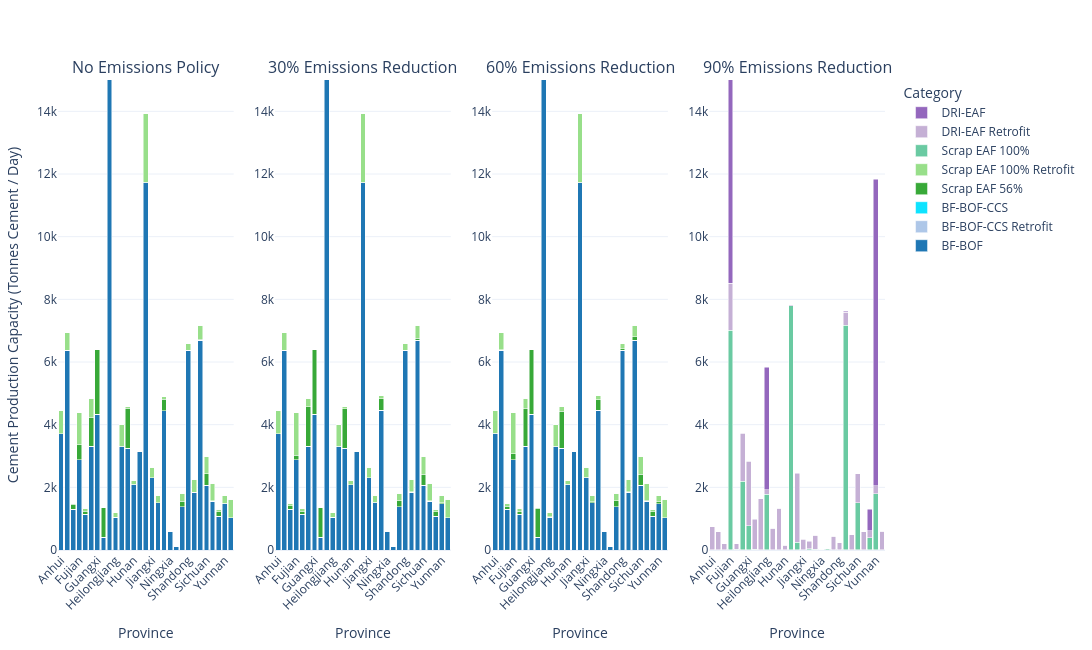

Notebook source saved alongside this figure:
### Code cell
plot_scenario_subplots(
    steel_df,
    scenario_map=scenario_map,
    name_map=tech_name_map,
    color_map=custom_color_map,
    ymax = 15000,
    xaxis_name='Province',
    yaxis_name='Cement Production Capacity (Tonnes Cement / Day)',
    width=2000
)

### Figure 1 — Plotly figure (JSON) as saved in the notebook; plotly's stock layout.template omitted (floating-point values rounded to 4 significant figures)
{"data": [{"hovertemplate": "Category=BF-BOF<br>Scenario=%{x}<br>Value=%{y}<extra></extra>", "legendgroup": "BF-BOF", "marker": {"color": "#1f77b4", "pattern": {"shape": ""}}, "name": "BF-BOF", "orientation": "v", "showlegend": true, "textposition": "auto", "type": "bar", "x": ["Anhui", "Beijing", "Chongqing", "Fujian", "Gansu", "Guangdong", "Guangxi", "Guizhou", "Hebei", "Heilongjiang", "Henan", "Hubei", "Hunan", "Innermongolia", "Jiangsu", "Jiangxi", "Jilin", "Liaoning", "Ningxia", "Qinghai", "Shaanxi", "Shandong", "Shanghai", "Shanxi", "Sichuan", "Tianjin", "Xinjiang", "Yunnan", "Zhejiang"], "xaxis": "x", "y": [3705.0, 6370.0, 1301.0, 2883.0, 1142.0, 3305.0, 4325.0, 400.0, 23970.0, 1045.0, 3302.0, 3251.0, 2078.0, 3135.0, 11730.0, 2300.0, 1506.0, 4438.0, 605.0, 103.0, 1381.0, 6370.0, 1849.0, 6700.0, 2072.0, 1558.0, 1071.0, 1478.0, 1027.0], "yaxis": "y"}, {"hovertemplate": "Category=BF-BOF-CCS Retrofit<br>Scenario=%{x}<br>Value=%{y}<extra></extra>", "legendgroup": "BF-BOF-CCS Retrofit", "marker": {"color": "#aec7e8", "pattern": {"shape": ""}}, "name": "BF-BOF-CCS Retrofit", "orientation": "v", "showlegend": true, "textposition": "auto", "type": "bar", "x": ["Anhui", "Beijing", "Chongqing", "Fujian", "Gansu", "Guangdong", "Guangxi", "Guizhou", "Hebei", "Heilongjiang", "Henan", "Hubei", "Hunan", "Innermongolia", "Jiangsu", "Jiangxi", "Jilin", "Liaoning", "Ningxia", "Qinghai", "Shaanxi", "Shandong", "Shanghai", "Shanxi", "Sichuan", "Tianjin", "Xinjiang", "Yunnan", "Zhejiang"], "xaxis": "x", "y": [0.01038, 0.01252, 0.009531, 0.01015, 0.009656, 0.01219, 0.01181, 0.008493, 0.01783, 0.009818, 0.009955, 0.01132, 0.009539, 0.01099, 0.01501, 0.009113, 0.009496, 0.01398, 0.009028, 0.008108, 0.00951, 0.01224, 0.009735, 0.01303, 0.009548, 0.00928, 0.009445, 0.009466, 0.00976], "yaxis": "y"}, {"hovertemplate": "Category=BF-BOF-CCS<br>Scenario=%{x}<br>Value=%{y}<extra></extra>", "legendgroup": "BF-BOF-CCS", "marker": {"color": "#0ee3ff", "pattern": {"shape": ""}}, "name": "BF-BOF-CCS", "orientation": "v", "showlegend": true, "textposition": "auto", "type": "bar", "x": ["Anhui", "Beijing", "Chongqing", "Fujian", "Gansu", "Guangdong", "Guangxi", "Guizhou", "Hebei", "Heilongjiang", "Henan", "Hubei", "Hunan", "Innermongolia", "Jiangsu", "Jiangxi", "Jilin", "Liaoning", "Ningxia", "Qinghai", "Shaanxi", "Shandong", "Shanghai", "Shanxi", "Sichuan", "Tianjin", "Xinjiang", "Yunnan", "Zhejiang"], "xaxis": "x", "y": [0.004625, 0.00462, 0.00463, 0.004645, 0.004625, 0.004636, 0.004642, 0.004636, 0.00462, 0.004624, 0.004622, 0.004625, 0.004628, 0.004613, 0.004623, 0.004628, 0.00462, 0.004625, 0.004613, 0.004615, 0.004626, 0.004622, 0.004623, 0.004621, 0.004629, 0.004619, 0.00462, 0.004635, 0.004633], "yaxis": "y"}, {"hovertemplate": "Category=Scrap EAF 56%<br>Scenario=%{x}<br>Value=%{y}<extra></extra>", "legendgroup": "Scrap EAF 56%", "marker": {"color": "#38a938", "pattern": {"shape": ""}}, "name": "Scrap EAF 56%", "orientation": "v", "showlegend": true, "textposition": "auto", "type": "bar", "x": ["Anhui", "Beijing", "Chongqing", "Fujian", "Gansu", "Guangdong", "Guangxi", "Guizhou", "Hebei", "Heilongjiang", "Henan", "Hubei", "Hunan", "Innermongolia", "Jiangsu", "Jiangxi", "Jilin", "Liaoning", "Ningxia", "Qinghai", "Shaanxi", "Shandong", "Shanghai", "Shanxi", "Sichuan", "Tianjin", "Xinjiang", "Yunnan", "Zhejiang"], "xaxis": "x", "y": [6.214, 4.213, 165.2, 470.8, 92.12, 939.5, 2070.0, 943.0, 827.7, 2.19, 7.87, 1266.0, 13.94, 0.01707, 2.711, 5.323, 3.805, 368.4, 0.01706, 0.01708, 176.3, 5.05, 1.732, 19.11, 366.3, 8.116, 145.6, 8.523, 1.62], "yaxis": "y"}, {"hovertemplate": "Category=Scrap EAF 100% Retrofit<br>Scenario=%{x}<br>Value=%{y}<extra></extra>", "legendgroup": "Scrap EAF 100% Retrofit", "marker": {"color": "#98df8a", "pattern": {"shape": ""}}, "name": "Scrap EAF 100% Retrofit", "orientation": "v", "showlegend": true, "textposition": "auto", "type": "bar", "x": ["Anhui", "Beijing", "Chongqing", "Fujian", "Gansu", "Guangdong", "Guangxi", "Guizhou", "Hebei", "Heilongjiang", "Henan", "Hubei", "Hunan", "Innermongolia", "Jiangsu", "Jiangxi", "Jilin", "Liaoning", "Ningxia", "Qinghai", "Shaanxi", "Shandong", "Shanghai", "Shanxi", "Sichuan", "Tianjin", "Xinjiang", "Yunnan", "Zhejiang"], "xaxis": "x", "y": [727.7, 566.7, 29.79, 1022.0, 90.84, 605.5, 2.634, 4.929, 801.3, 136.8, 681.1, 57.44, 134.0, 0.0, 2192.0, 336.6, 224.2, 86.57, 0.0, 0.0, 251.7, 211.9, 409.2, 453.9, 552.6, 562.8, 78.35, 251.4, 592.3], "yaxis": "y"}, {"hovertemplate": "Category=Scrap EAF 100%<br>Scenario=%{x}<br>Value=%{y}<extra></extra>", "legendgroup": "Scrap EAF 100%", "marker": {"color": "#6acaa2", "pattern": {"shape": ""}}, "name": "Scrap EAF 100%", "orientation": "v", "showlegend": true, "textposition": "auto", "type": "bar", "x": ["Anhui", "Beijing", "Chongqing", "Fujian", "Gansu", "Guangdong", "Guangxi", "Guizhou", "Hebei", "Heilongjiang", "Henan", "Hubei", "Hunan", "Innermongolia", "Jiangsu", "Jiangxi", "Jilin", "Liaoning", "Ningxia", "Qinghai", "Shaanxi", "Shandong", "Shanghai", "Shanxi", "Sichuan", "Tianjin", "Xinjiang", "Yunnan", "Zhejiang"], "xaxis": "x", "y": [0.03743, 0.03689, 0.03756, 0.03782, 0.03707, 0.03777, 0.03701, 0.03767, 0.03654, 0.03729, 0.03706, 0.03723, 0.03766, 0.03738, 0.03723, 0.03775, 0.03673, 0.03604, 0.03719, 0.03729, 0.03694, 0.03666, 0.03786, 0.03655, 0.03758, 0.03689, 0.03629, 0.03821, 0.03785], "yaxis": "y"}, {"hovertemplate": "Category=DRI-EAF Retrofit<br>Scenario=%{x}<br>Value=%{y}<extra></extra>", "legendgroup": "DRI-EAF Retrofit", "marker": {"color": "#c5b0d5", "pattern": {"shape": ""}}, "name": "DRI-EAF Retrofit", "orientation": "v", "showlegend": true, "textposition": "auto", "type": "bar", "x": ["Anhui", "Beijing", "Chongqing", "Fujian", "Gansu", "Guangdong", "Guangxi", "Guizhou", "Hebei", "Heilongjiang", "Henan", "Hubei", "Hunan", "Innermongolia", "Jiangsu", "Jiangxi", "Jilin", "Liaoning", "Ningxia", "Qinghai", "Shaanxi", "Shandong", "Shanghai", "Shanxi", "Sichuan", "Tianjin", "Xinjiang", "Yunnan", "Zhejiang"], "xaxis": "x", "y": [0.04615, 0.04443, 0.03519, 0.04579, 0.03594, 0.04475, 0.05082, 0.04439, 0.04812, 0.03311, 0.04952, 0.04607, 0.03336, 0.0, 0.05249, 0.03728, 0.03563, 0.04517, 0.0, 0.0, 0.0404, 0.03601, 0.03926, 0.04268, 0.04325, 0.04471, 0.0366, 0.03258, 0.04241], "yaxis": "y"}, {"hovertemplate": "Category=DRI-EAF<br>Scenario=%{x}<br>Value=%{y}<extra></extra>", "legendgroup": "DRI-EAF", "marker": {"color": "#9467bd", "pattern": {"shape": ""}}, "name": "DRI-EAF", "orientation": "v", "showlegend": true, "textposition": "auto", "type": "bar", "x": ["Anhui", "Beijing", "Chongqing", "Fujian", "Gansu", "Guangdong", "Guangxi", "Guizhou", "Hebei", "Heilongjiang", "Henan", "Hubei", "Hunan", "Innermongolia", "Jiangsu", "Jiangxi", "Jilin", "Liaoning", "Ningxia", "Qinghai", "Shaanxi", "Shandong", "Shanghai", "Shanxi", "Sichuan", "Tianjin", "Xinjiang", "Yunnan", "Zhejiang"], "xaxis": "x", "y": [0.02055, 0.01971, 0.02025, 0.01875, 0.02008, 0.01711, 0.01853, 0.02033, 0.02162, 0.01963, 0.02099, 0.02025, 0.02033, 0.01921, 0.0172, 0.02046, 0.01939, 0.01798, 0.01906, 0.01861, 0.0204, 0.01747, 0.0204, 0.02032, 0.02027, 0.02001, 0.02094, 0.01982, 0.01741], "yaxis": "y"}, {"hovertemplate": "Category=BF-BOF<br>Scenario=%{x}<br>Value=%{y}<extra></extra>", "legendgroup": "BF-BOF", "marker": {"color": "#1f77b4", "pattern": {"shape": ""}}, "name": "BF-BOF", "orientation": "v", "showlegend": false, "textposition": "auto", "type": "bar", "x": ["Anhui", "Beijing", "Chongqing", "Fujian", "Gansu", "Guangdong", "Guangxi", "Guizhou", "Hebei", "Heilongjiang", "Henan", "Hubei", "Hunan", "Innermongolia", "Jiangsu", "Jiangxi", "Jilin", "Liaoning", "Ningxia", "Qinghai", "Shaanxi", "Shandong", "Shanghai", "Shanxi", "Sichuan", "Tianjin", "Xinjiang", "Yunnan", "Zhejiang"], "xaxis": "x2", "y": [3705.0, 6370.0, 1301.0, 2883.0, 1142.0, 3305.0, 4325.0, 400.0, 23950.0, 1045.0, 3302.0, 3251.0, 2078.0, 3135.0, 11730.0, 2300.0, 1506.0, 4461.0, 605.0, 103.0, 1381.0, 6370.0, 1849.0, 6700.0, 2072.0, 1558.0, 1071.0, 1478.0, 1027.0], "yaxis": "y2"}, {"hovertemplate": "Category=BF-BOF-CCS Retrofit<br>Scenario=%{x}<br>Value=%{y}<extra></extra>", "legendgroup": "BF-BOF-CCS Retrofit", "marker": {"color": "#aec7e8", "pattern": {"shape": ""}}, "name": "BF-BOF-CCS Retrofit", "orientation": "v", "showlegend": false, "textposition": "auto", "type": "bar", "x": ["Anhui", "Beijing", "Chongqing", "Fujian", "Gansu", "Guangdong", "Guangxi", "Guizhou", "Hebei", "Heilongjiang", "Henan", "Hubei", "Hunan", "Innermongolia", "Jiangsu", "Jiangxi", "Jilin", "Liaoning", "Ningxia", "Qinghai", "Shaanxi", "Shandong", "Shanghai", "Shanxi", "Sichuan", "Tianjin", "Xinjiang", "Yunnan", "Zhejiang"], "xaxis": "x2", "y": [0.01852, 0.02184, 0.01372, 0.01594, 0.01361, 0.01723, 0.02137, 0.01418, 0.02214, 0.01273, 0.01728, 0.01703, 0.01312, 0.01919, 0.02228, 0.01411, 0.01447, 0.02092, 0.01559, 0.01147, 0.01474, 0.02181, 0.01545, 0.02211, 0.01313, 0.01449, 0.01519, 0.01446, 0.01252], "yaxis": "y2"}, {"hovertemplate": "Category=BF-BOF-CCS<br>Scenario=%{x}<br>Value=%{y}<extra></extra>", "legendgroup": "BF-BOF-CCS", "marker": {"color": "#0ee3ff", "pattern": {"shape": ""}}, "name": "BF-BOF-CCS", "orientation": "v", "showlegend": false, "textposition": "auto", "type": "bar", "x": ["Anhui", "Beijing", "Chongqing", "Fujian", "Gansu", "Guangdong", "Guangxi", "Guizhou", "Hebei", "Heilongjiang", "Henan", "Hubei", "Hunan", "Innermongolia", "Jiangsu", "Jiangxi", "Jilin", "Liaoning", "Ningxia", "Qinghai", "Shaanxi", "Shandong", "Shanghai", "Shanxi", "Sichuan", "Tianjin", "Xinjiang", "Yunnan", "Zhejiang"], "xaxis": "x2", "y": [0.009303, 0.009303, 0.009324, 0.009317, 0.009309, 0.009311, 0.009313, 0.009308, 0.009288, 0.009309, 0.009308, 0.009322, 0.00932, 0.009737, 0.009301, 0.009319, 0.009295, 0.009299, 0.009506, 0.009728, 0.009307, 0.009296, 0.009742, 0.009302, 0.009323, 0.009339, 0.009322, 0.009313, 0.009307], "yaxis": "y2"}, {"hovertemplate": "Category=Scrap EAF 56%<br>Scenario=%{x}<br>Value=%{y}<extra></extra>", "legendgroup": "Scrap EAF 56%", "marker": {"color": "#38a938", "pattern": {"shape": ""}}, "name": "Scrap EAF 56%", "orientation": "v", "showlegend": false, "textposition": "auto", "type": "bar", "x": ["Anhui", "Beijing", "Chongqing", "Fujian", "Gansu", "Guangdong", "Guangxi", "Guizhou", "Hebei", "Heilongjiang", "Henan", "Hubei", "Hunan", "Innermongolia", "Jiangsu", "Jiangxi", "Jilin", "Liaoning", "Ningxia", "Qinghai", "Shaanxi", "Shandong", "Shanghai", "Shanxi", "Sichuan", "Tianjin", "Xinjiang", "Yunnan", "Zhejiang"], "xaxis": "x2", "y": [12.94, 9.247, 108.3, 144.3, 97.04, 1265.0, 2065.0, 941.4, 791.3, 5.249, 8.376, 1254.0, 10.9, 0.04593, 10.91, 12.78, 16.18, 371.3, 0.04501, 0.04611, 194.6, 9.067, 4.459, 51.34, 340.0, 16.32, 145.9, 26.12, 6.267], "yaxis": "y2"}, {"hovertemplate": "Category=Scrap EAF 100% Retrofit<br>Scenario=%{x}<br>Value=%{y}<extra></extra>", "legendgroup": "Scrap EAF 100% Retrofit", "marker": {"color": "#98df8a", "pattern": {"shape": ""}}, "name": "Scrap EAF 100% Retrofit", "orientation": "v", "showlegend": false, "textposition": "auto", "type": "bar", "x": ["Anhui", "Beijing", "Chongqing", "Fujian", "Gansu", "Guangdong", "Guangxi", "Guizhou", "Hebei", "Heilongjiang", "Henan", "Hubei", "Hunan", "Innermongolia", "Jiangsu", "Jiangxi", "Jilin", "Liaoning", "Ningxia", "Qinghai", "Shaanxi", "Shandong", "Shanghai", "Shanxi", "Sichuan", "Tianjin", "Xinjiang", "Yunnan", "Zhejiang"], "xaxis": "x2", "y": [721.0, 561.7, 86.61, 1349.0, 85.9, 280.0, 7.885, 6.48, 837.6, 133.7, 680.6, 68.69, 137.0, 0.0, 2184.0, 329.2, 211.8, 83.62, 0.0, 0.0, 233.3, 207.9, 406.5, 421.6, 578.9, 554.6, 78.07, 233.8, 587.7], "yaxis": "y2"}, {"hovertemplate": "Category=Scrap EAF 100%<br>Scenario=%{x}<br>Value=%{y}<extra></extra>", "legendgroup": "Scrap EAF 100%", "marker": {"color": "#6acaa2", "pattern": {"shape": ""}}, "name": "Scrap EAF 100%", "orientation": "v", "showlegend": false, "textposition": "auto", "type": "bar", "x": ["Anhui", "Beijing", "Chongqing", "Fujian", "Gansu", "Guangdong", "Guangxi", "Guizhou", "Hebei", "Heilongjiang", "Henan", "Hubei", "Hunan", "Innermongolia", "Jiangsu", "Jiangxi", "Jilin", "Liaoning", "Ningxia", "Qinghai", "Shaanxi", "Shandong", "Shanghai", "Shanxi", "Sichuan", "Tianjin", "Xinjiang", "Yunnan", "Zhejiang"], "xaxis": "x2", "y": [0.1021, 0.1007, 0.1029, 0.1032, 0.1013, 0.1036, 0.1011, 0.1025, 0.09943, 0.1021, 0.1014, 0.102, 0.1033, 0.105, 0.1021, 0.103, 0.1007, 0.09927, 0.1037, 0.1057, 0.1013, 0.1007, 0.1056, 0.1002, 0.103, 0.1006, 0.1002, 0.1046, 0.1034], "yaxis": "y2"}, {"hovertemplate": "Category=DRI-EAF Retrofit<br>Scenario=%{x}<br>Value=%{y}<extra></extra>", "legendgroup": "DRI-EAF Retrofit", "marker": {"color": "#c5b0d5", "pattern": {"shape": ""}}, "name": "DRI-EAF Retrofit", "orientation": "v", "showlegend": false, "textposition": "auto", "type": "bar", "x": ["Anhui", "Beijing", "Chongqing", "Fujian", "Gansu", "Guangdong", "Guangxi", "Guizhou", "Hebei", "Heilongjiang", "Henan", "Hubei", "Hunan", "Innermongolia", "Jiangsu", "Jiangxi", "Jilin", "Liaoning", "Ningxia", "Qinghai", "Shaanxi", "Shandong", "Shanghai", "Shanxi", "Sichuan", "Tianjin", "Xinjiang", "Yunnan", "Zhejiang"], "xaxis": "x2", "y": [0.06415, 0.05924, 0.06249, 0.06509, 0.06372, 0.08017, 0.08383, 0.0735, 0.08714, 0.06705, 0.06033, 0.1003, 0.06579, 0.0, 0.08993, 0.06455, 0.07687, 0.06359, 0.0, 0.0, 0.05912, 0.06563, 0.06188, 0.06226, 0.07128, 0.06155, 0.06585, 0.05989, 0.05567], "yaxis": "y2"}, {"hovertemplate": "Category=DRI-EAF<br>Scenario=%{x}<br>Value=%{y}<extra></extra>", "legendgroup": "DRI-EAF", "marker": {"color": "#9467bd", "pattern": {"shape": ""}}, "name": "DRI-EAF", "orientation": "v", "showlegend": false, "textposition": "auto", "type": "bar", "x": ["Anhui", "Beijing", "Chongqing", "Fujian", "Gansu", "Guangdong", "Guangxi", "Guizhou", "Hebei", "Heilongjiang", "Henan", "Hubei", "Hunan", "Innermongolia", "Jiangsu", "Jiangxi", "Jilin", "Liaoning", "Ningxia", "Qinghai", "Shaanxi", "Shandong", "Shanghai", "Shanxi", "Sichuan", "Tianjin", "Xinjiang", "Yunnan", "Zhejiang"], "xaxis": "x2", "y": [0.04226, 0.0426, 0.04159, 0.03876, 0.04308, 0.03754, 0.03925, 0.04256, 0.04187, 0.04279, 0.04224, 0.04222, 0.04233, 0.04437, 0.03754, 0.04279, 0.0429, 0.03873, 0.04419, 0.04425, 0.04272, 0.03783, 0.04281, 0.04307, 0.04303, 0.04212, 0.0425, 0.04288, 0.03834], "yaxis": "y2"}, {"hovertemplate": "Category=BF-BOF<br>Scenario=%{x}<br>Value=%{y}<extra></extra>", "legendgroup": "BF-BOF", "marker": {"color": "#1f77b4", "pattern": {"shape": ""}}, "name": "BF-BOF", "orientation": "v", "showlegend": false, "textposition": "auto", "type": "bar", "x": ["Anhui", "Beijing", "Chongqing", "Fujian", "Gansu", "Guangdong", "Guangxi", "Guizhou", "Hebei", "Heilongjiang", "Henan", "Hubei", "Hunan", "Innermongolia", "Jiangsu", "Jiangxi", "Jilin", "Liaoning", "Ningxia", "Qinghai", "Shaanxi", "Shandong", "Shanghai", "Shanxi", "Sichuan", "Tianjin", "Xinjiang", "Yunnan", "Zhejiang"], "xaxis": "x3", "y": [3705.0, 6369.0, 1301.0, 2883.0, 1142.0, 3305.0, 4325.0, 400.0, 23950.0, 1045.0, 3302.0, 3251.0, 2078.0, 3135.0, 11730.0, 2300.0, 1506.0, 4463.0, 605.0, 103.0, 1381.0, 6369.0, 1849.0, 6698.0, 2072.0, 1558.0, 1071.0, 1478.0, 1027.0], "yaxis": "y3"}, {"hovertemplate": "Category=BF-BOF-CCS Retrofit<br>Scenario=%{x}<br>Value=%{y}<extra></extra>", "legendgroup": "BF-BOF-CCS Retrofit", "marker": {"color": "#aec7e8", "pattern": {"shape": ""}}, "name": "BF-BOF-CCS Retrofit", "orientation": "v", "showlegend": false, "textposition": "auto", "type": "bar", "x": ["Anhui", "Beijing", "Chongqing", "Fujian", "Gansu", "Guangdong", "Guangxi", "Guizhou", "Hebei", "Heilongjiang", "Henan", "Hubei", "Hunan", "Innermongolia", "Jiangsu", "Jiangxi", "Jilin", "Liaoning", "Ningxia", "Qinghai", "Shaanxi", "Shandong", "Shanghai", "Shanxi", "Sichuan", "Tianjin", "Xinjiang", "Yunnan", "Zhejiang"], "xaxis": "x3", "y": [0.02799, 0.03016, 0.02648, 0.02599, 0.02646, 0.02767, 0.02799, 0.02442, 0.03151, 0.02774, 0.0265, 0.02624, 0.02638, 0.02649, 0.03197, 0.02602, 0.02648, 0.0313, 0.026, 0.0243, 0.02692, 0.03329, 0.02685, 0.02946, 0.02641, 0.02643, 0.02653, 0.02646, 0.02791], "yaxis": "y3"}, {"hovertemplate": "Category=BF-BOF-CCS<br>Scenario=%{x}<br>Value=%{y}<extra></extra>", "legendgroup": "BF-BOF-CCS", "marker": {"color": "#0ee3ff", "pattern": {"shape": ""}}, "name": "BF-BOF-CCS", "orientation": "v", "showlegend": false, "textposition": "auto", "type": "bar", "x": ["Anhui", "Beijing", "Chongqing", "Fujian", "Gansu", "Guangdong", "Guangxi", "Guizhou", "Hebei", "Heilongjiang", "Henan", "Hubei", "Hunan", "Innermongolia", "Jiangsu", "Jiangxi", "Jilin", "Liaoning", "Ningxia", "Qinghai", "Shaanxi", "Shandong", "Shanghai", "Shanxi", "Sichuan", "Tianjin", "Xinjiang", "Yunnan", "Zhejiang"], "xaxis": "x3", "y": [0.01745, 0.01746, 0.01748, 0.01743, 0.01746, 0.01742, 0.01745, 0.01747, 0.01743, 0.01747, 0.01745, 0.01747, 0.01747, 0.01766, 0.0174, 0.01747, 0.01745, 0.01741, 0.01771, 0.01768, 0.01745, 0.01739, 0.01748, 0.01743, 0.01748, 0.01746, 0.01745, 0.0175, 0.01741], "yaxis": "y3"}, {"hovertemplate": "Category=Scrap EAF 56%<br>Scenario=%{x}<br>Value=%{y}<extra></extra>", "legendgroup": "Scrap EAF 56%", "marker": {"color": "#38a938", "pattern": {"shape": ""}}, "name": "Scrap EAF 56%", "orientation": "v", "showlegend": false, "textposition": "auto", "type": "bar", "x": ["Anhui", "Beijing", "Chongqing", "Fujian", "Gansu", "Guangdong", "Guangxi", "Guizhou", "Hebei", "Heilongjiang", "Henan", "Hubei", "Hunan", "Innermongolia", "Jiangsu", "Jiangxi", "Jilin", "Liaoning", "Ningxia", "Qinghai", "Shaanxi", "Shandong", "Shanghai", "Shanxi", "Sichuan", "Tianjin", "Xinjiang", "Yunnan", "Zhejiang"], "xaxis": "x3", "y": [26.65, 15.36, 90.53, 191.0, 92.1, 1217.0, 2064.0, 935.4, 694.7, 8.601, 16.29, 1174.0, 21.66, 0.06718, 12.18, 25.75, 41.0, 331.6, 0.06713, 0.06736, 190.3, 58.25, 15.1, 100.6, 339.8, 28.66, 143.9, 68.19, 6.149], "yaxis": "y3"}, {"hovertemplate": "Category=Scrap EAF 100% Retrofit<br>Scenario=%{x}<br>Value=%{y}<extra></extra>", "legendgroup": "Scrap EAF 100% Retrofit", "marker": {"color": "#98df8a", "pattern": {"shape": ""}}, "name": "Scrap EAF 100% Retrofit", "orientation": "v", "showlegend": false, "textposition": "auto", "type": "bar", "x": ["Anhui", "Beijing", "Chongqing", "Fujian", "Gansu", "Guangdong", "Guangxi", "Guizhou", "Hebei", "Heilongjiang", "Henan", "Hubei", "Hunan", "Innermongolia", "Jiangsu", "Jiangxi", "Jilin", "Liaoning", "Ningxia", "Qinghai", "Shaanxi", "Shandong", "Shanghai", "Shanxi", "Sichuan", "Tianjin", "Xinjiang", "Yunnan", "Zhejiang"], "xaxis": "x3", "y": [707.2, 555.5, 104.4, 1302.0, 90.79, 327.4, 8.417, 12.49, 934.1, 130.4, 672.6, 148.9, 126.3, 0.0, 2183.0, 316.1, 186.9, 123.3, 0.0, 0.0, 237.6, 158.5, 395.8, 372.3, 579.1, 542.2, 79.97, 191.7, 587.7], "yaxis": "y3"}, {"hovertemplate": "Category=Scrap EAF 100%<br>Scenario=%{x}<br>Value=%{y}<extra></extra>", "legendgroup": "Scrap EAF 100%", "marker": {"color": "#6acaa2", "pattern": {"shape": ""}}, "name": "Scrap EAF 100%", "orientation": "v", "showlegend": false, "textposition": "auto", "type": "bar", "x": ["Anhui", "Beijing", "Chongqing", "Fujian", "Gansu", "Guangdong", "Guangxi", "Guizhou", "Hebei", "Heilongjiang", "Henan", "Hubei", "Hunan", "Innermongolia", "Jiangsu", "Jiangxi", "Jilin", "Liaoning", "Ningxia", "Qinghai", "Shaanxi", "Shandong", "Shanghai", "Shanxi", "Sichuan", "Tianjin", "Xinjiang", "Yunnan", "Zhejiang"], "xaxis": "x3", "y": [0.1309, 0.1299, 0.1315, 0.1319, 0.1299, 0.1326, 0.1297, 0.1311, 0.1283, 0.1309, 0.1302, 0.1305, 0.132, 0.1329, 0.1308, 0.1317, 0.1294, 0.128, 0.1322, 0.1334, 0.13, 0.1295, 0.1326, 0.1289, 0.1316, 0.1294, 0.1284, 0.1334, 0.1323], "yaxis": "y3"}, {"hovertemplate": "Category=DRI-EAF Retrofit<br>Scenario=%{x}<br>Value=%{y}<extra></extra>", "legendgroup": "DRI-EAF Retrofit", "marker": {"color": "#c5b0d5", "pattern": {"shape": ""}}, "name": "DRI-EAF Retrofit", "orientation": "v", "showlegend": false, "textposition": "auto", "type": "bar", "x": ["Anhui", "Beijing", "Chongqing", "Fujian", "Gansu", "Guangdong", "Guangxi", "Guizhou", "Hebei", "Heilongjiang", "Henan", "Hubei", "Hunan", "Innermongolia", "Jiangsu", "Jiangxi", "Jilin", "Liaoning", "Ningxia", "Qinghai", "Shaanxi", "Shandong", "Shanghai", "Shanxi", "Sichuan", "Tianjin", "Xinjiang", "Yunnan", "Zhejiang"], "xaxis": "x3", "y": [0.109, 0.1356, 0.1224, 0.1277, 0.1175, 0.1357, 0.1669, 0.117, 0.148, 0.1204, 0.1176, 0.1545, 0.09905, 0.0, 0.171, 0.1235, 0.121, 0.1711, 0.0, 0.0, 0.1668, 0.2464, 0.1433, 0.1385, 0.1128, 0.1346, 0.1166, 0.1262, 0.1262], "yaxis": "y3"}, {"hovertemplate": "Category=DRI-EAF<br>Scenario=%{x}<br>Value=%{y}<extra></extra>", "legendgroup": "DRI-EAF", "marker": {"color": "#9467bd", "pattern": {"shape": ""}}, "name": "DRI-EAF", "orientation": "v", "showlegend": false, "textposition": "auto", "type": "bar", "x": ["Anhui", "Beijing", "Chongqing", "Fujian", "Gansu", "Guangdong", "Guangxi", "Guizhou", "Hebei", "Heilongjiang", "Henan", "Hubei", "Hunan", "Innermongolia", "Jiangsu", "Jiangxi", "Jilin", "Liaoning", "Ningxia", "Qinghai", "Shaanxi", "Shandong", "Shanghai", "Shanxi", "Sichuan", "Tianjin", "Xinjiang", "Yunnan", "Zhejiang"], "xaxis": "x3", "y": [0.06554, 0.06667, 0.06587, 0.07092, 0.06504, 0.07377, 0.06924, 0.06601, 0.06233, 0.06581, 0.0648, 0.06611, 0.06573, 0.06744, 0.06779, 0.06579, 0.06591, 0.06918, 0.0675, 0.06899, 0.06511, 0.06783, 0.06492, 0.06502, 0.06668, 0.06448, 0.06448, 0.06758, 0.0698], "yaxis": "y3"}, {"hovertemplate": "Category=BF-BOF<br>Scenario=%{x}<br>Value=%{y}<extra></extra>", "legendgroup": "BF-BOF", "marker": {"color": "#1f77b4", "pattern": {"shape": ""}}, "name": "BF-BOF", "orientation": "v", "showlegend": false, "textposition": "auto", "type": "bar", "x": ["Anhui", "Beijing", "Chongqing", "Fujian", "Gansu", "Guangdong", "Guangxi", "Guizhou", "Hebei", "Heilongjiang", "Henan", "Hubei", "Hunan", "Innermongolia", "Jiangsu", "Jiangxi", "Jilin", "Liaoning", "Ningxia", "Qinghai", "Shaanxi", "Shandong", "Shanghai", "Shanxi", "Sichuan", "Tianjin", "Xinjiang", "Yunnan", "Zhejiang"], "xaxis": "x4", "y": [1.066, 1.101, 1.166, 0.6924, 1.131, 1.022, 0.6025, 1.156, 0.999, 1.157, 1.026, 1.007, 1.023, 0.8022, 1.017, 1.125, 1.197, 0.9017, 1.177, 0.9811, 1.191, 0.9489, 1.202, 1.02, 1.045, 1.192, 1.175, 1.197, 1.164], "yaxis": "y4"}, {"hovertemplate": "Category=BF-BOF-CCS Retrofit<br>Scenario=%{x}<br>Value=%{y}<extra></extra>", "legendgroup": "BF-BOF-CCS Retrofit", "marker": {"color": "#aec7e8", "pattern": {"shape": ""}}, "name": "BF-BOF-CCS Retrofit", "orientation": "v", "showlegend": false, "textposition": "auto", "type": "bar", "x": ["Anhui", "Beijing", "Chongqing", "Fujian", "Gansu", "Guangdong", "Guangxi", "Guizhou", "Hebei", "Heilongjiang", "Henan", "Hubei", "Hunan", "Innermongolia", "Jiangsu", "Jiangxi", "Jilin", "Liaoning", "Ningxia", "Qinghai", "Shaanxi", "Shandong", "Shanghai", "Shanxi", "Sichuan", "Tianjin", "Xinjiang", "Yunnan", "Zhejiang"], "xaxis": "x4", "y": [0.1612, 0.1869, 0.1526, 0.1405, 0.1466, 0.1443, 0.1515, 0.1393, 0.1942, 0.1476, 0.1462, 0.1468, 0.1616, 0.1874, 0.1935, 0.1626, 0.1556, 0.189, 0.1593, 0.1402, 0.1558, 0.1762, 0.1588, 0.1835, 0.1618, 0.1555, 0.16, 0.1552, 0.1448], "yaxis": "y4"}, {"hovertemplate": "Category=BF-BOF-CCS<br>Scenario=%{x}<br>Value=%{y}<extra></extra>", "legendgroup": "BF-BOF-CCS", "marker": {"color": "#0ee3ff", "pattern": {"shape": ""}}, "name": "BF-BOF-CCS", "orientation": "v", "showlegend": false, "textposition": "auto", "type": "bar", "x": ["Anhui", "Beijing", "Chongqing", "Fujian", "Gansu", "Guangdong", "Guangxi", "Guizhou", "Hebei", "Heilongjiang", "Henan", "Hubei", "Hunan", "Innermongolia", "Jiangsu", "Jiangxi", "Jilin", "Liaoning", "Ningxia", "Qinghai", "Shaanxi", "Shandong", "Shanghai", "Shanxi", "Sichuan", "Tianjin", "Xinjiang", "Yunnan", "Zhejiang"], "xaxis": "x4", "y": [0.09788, 0.09791, 0.09791, 0.09782, 0.09789, 0.09782, 0.09784, 0.09789, 0.09787, 0.09794, 0.09789, 0.09789, 0.09789, 0.0978, 0.09783, 0.09787, 0.09789, 0.09783, 0.09776, 0.09779, 0.09791, 0.0978, 0.09786, 0.0979, 0.09791, 0.09785, 0.09792, 0.0979, 0.09779], "yaxis": "y4"}, {"hovertemplate": "Category=Scrap EAF 56%<br>Scenario=%{x}<br>Value=%{y}<extra></extra>", "legendgroup": "Scrap EAF 56%", "marker": {"color": "#38a938", "pattern": {"shape": ""}}, "name": "Scrap EAF 56%", "orientation": "v", "showlegend": false, "textposition": "auto", "type": "bar", "x": ["Anhui", "Beijing", "Chongqing", "Fujian", "Gansu", "Guangdong", "Guangxi", "Guizhou", "Hebei", "Heilongjiang", "Henan", "Hubei", "Hunan", "Innermongolia", "Jiangsu", "Jiangxi", "Jilin", "Liaoning", "Ningxia", "Qinghai", "Shaanxi", "Shandong", "Shanghai", "Shanxi", "Sichuan", "Tianjin", "Xinjiang", "Yunnan", "Zhejiang"], "xaxis": "x4", "y": [0.434, 0.4388, 0.4144, 0.4213, 0.4116, 0.4287, 0.4231, 0.4254, 0.4392, 0.3995, 0.4386, 0.4392, 0.4193, 0.3518, 0.4214, 0.4282, 0.4023, 0.435, 0.3517, 0.3519, 0.4349, 0.4195, 0.4112, 0.433, 0.4215, 0.4418, 0.3969, 0.3976, 0.4521], "yaxis": "y4"}, {"hovertemplate": "Category=Scrap EAF 100% Retrofit<br>Scenario=%{x}<br>Value=%{y}<extra></extra>", "legendgroup": "Scrap EAF 100% Retrofit", "marker": {"color": "#98df8a", "pattern": {"shape": ""}}, "name": "Scrap EAF 100% Retrofit", "orientation": "v", "showlegend": false, "textposition": "auto", "type": "bar", "x": ["Anhui", "Beijing", "Chongqing", "Fujian", "Gansu", "Guangdong", "Guangxi", "Guizhou", "Hebei", "Heilongjiang", "Henan", "Hubei", "Hunan", "Innermongolia", "Jiangsu", "Jiangxi", "Jilin", "Liaoning", "Ningxia", "Qinghai", "Shaanxi", "Shandong", "Shanghai", "Shanxi", "Sichuan", "Tianjin", "Xinjiang", "Yunnan", "Zhejiang"], "xaxis": "x4", "y": [0.5324, 0.5159, 0.5591, 0.5202, 0.5621, 0.537, 0.5665, 0.5383, 0.5772, 0.5349, 0.5474, 0.5536, 0.5717, 0.0, 0.5655, 0.5346, 0.5311, 0.52, 0.0, 0.0, 0.5348, 0.5558, 0.5064, 0.5293, 0.5222, 0.5171, 0.5238, 0.5163, 0.5081], "yaxis": "y4"}, {"hovertemplate": "Category=Scrap EAF 100%<br>Scenario=%{x}<br>Value=%{y}<extra></extra>", "legendgroup": "Scrap EAF 100%", "marker": {"color": "#6acaa2", "pattern": {"shape": ""}}, "name": "Scrap EAF 100%", "orientation": "v", "showlegend": false, "textposition": "auto", "type": "bar", "x": ["Anhui", "Beijing", "Chongqing", "Fujian", "Gansu", "Guangdong", "Guangxi", "Guizhou", "Hebei", "Heilongjiang", "Henan", "Hubei", "Hunan", "Innermongolia", "Jiangsu", "Jiangxi", "Jilin", "Liaoning", "Ningxia", "Qinghai", "Shaanxi", "Shandong", "Shanghai", "Shanxi", "Sichuan", "Tianjin", "Xinjiang", "Yunnan", "Zhejiang"], "xaxis": "x4", "y": [6.275, 9.246, 7.479, 7018.0, 18.79, 2184.0, 766.1, 21.21, 8.857, 1783.0, 7.667, 6.508, 6.464, 7794.0, 243.9, 5.611, 34.86, 15.43, 18.43, 41.19, 13.13, 7.949, 7172.0, 10.5, 1511.0, 9.05, 390.8, 1786.0, 5.503], "yaxis": "y4"}, {"hovertemplate": "Category=DRI-EAF Retrofit<br>Scenario=%{x}<br>Value=%{y}<extra></extra>", "legendgroup": "DRI-EAF Retrofit", "marker": {"color": "#c5b0d5", "pattern": {"shape": ""}}, "name": "DRI-EAF Retrofit", "orientation": "v", "showlegend": false, "textposition": "auto", "type": "bar", "x": ["Anhui", "Beijing", "Chongqing", "Fujian", "Gansu", "Guangdong", "Guangxi", "Guizhou", "Hebei", "Heilongjiang", "Henan", "Hubei", "Hunan", "Innermongolia", "Jiangsu", "Jiangxi", "Jilin", "Liaoning", "Ningxia", "Qinghai", "Shaanxi", "Shandong", "Shanghai", "Shanxi", "Sichuan", "Tianjin", "Xinjiang", "Yunnan", "Zhejiang"], "xaxis": "x4", "y": [733.1, 570.1, 194.0, 1492.0, 182.0, 1544.0, 2072.0, 947.0, 1628.0, 138.1, 688.0, 1322.0, 147.0, 0.0, 2194.0, 341.1, 227.1, 454.1, 0.0, 0.0, 427.0, 216.0, 410.1, 472.1, 918.1, 570.1, 223.1, 259.1, 593.1], "yaxis": "y4"}, {"hovertemplate": "Category=DRI-EAF<br>Scenario=%{x}<br>Value=%{y}<extra></extra>", "legendgroup": "DRI-EAF", "marker": {"color": "#9467bd", "pattern": {"shape": ""}}, "name": "DRI-EAF", "orientation": "v", "showlegend": false, "textposition": "auto", "type": "bar", "x": ["Anhui", "Beijing", "Chongqing", "Fujian", "Gansu", "Guangdong", "Guangxi", "Guizhou", "Hebei", "Heilongjiang", "Henan", "Hubei", "Hunan", "Innermongolia", "Jiangsu", "Jiangxi", "Jilin", "Liaoning", "Ningxia", "Qinghai", "Shaanxi", "Shandong", "Shanghai", "Shanxi", "Sichuan", "Tianjin", "Xinjiang", "Yunnan", "Zhejiang"], "xaxis": "x4", "y": [3.038, 3.275, 3.354, 59000.0, 3.505, 8.307, 9.595, 4.851, 2.913, 3911.0, 2.766, 2.843, 2.746, 12.91, 8.021, 2.74, 8.32, 3.796, 3.512, 4.69, 3.016, 2.432, 41.02, 3.51, 9.557, 2.647, 681.2, 9781.0, 2.665], "yaxis": "y4"}], "layout": {"annotations": [{"font": {"size": 16}, "showarrow": false, "text": "No Emissions Policy", "x": 0.1062, "xanchor": "center", "xref": "paper", "y": 1, "yanchor": "bottom", "yref": "paper"}, {"font": {"size": 16}, "showarrow": false, "text": "30% Emissions Reduction", "x": 0.3688, "xanchor": "center", "xref": "paper", "y": 1, "yanchor": "bottom", "yref": "paper"}, {"font": {"size": 16}, "showarrow": false, "text": "60% Emissions Reduction", "x": 0.6313, "xanchor": "center", "xref": "paper", "y": 1, "yanchor": "bottom", "yref": "paper"}, {"font": {"size": 16}, "showarrow": false, "text": "90% Emissions Reduction", "x": 0.8938, "xanchor": "center", "xref": "paper", "y": 1, "yanchor": "bottom", "yref": "paper"}], "barmode": "stack", "height": 650, "legend": {"title": {"text": "Category"}, "traceorder": "reversed"}, "margin": {"b": 80, "l": 40, "r": 40, "t": 80}, "width": 2000, "xaxis": {"anchor": "y", "domain": [0, 0.2125], "tickangle": -45, "title": {"text": "Province"}}, "xaxis2": {"anchor": "y2", "domain": [0.2625, 0.475], "tickangle": -45, "title": {"text": "Province"}}, "xaxis3": {"anchor": "y3", "domain": [0.525, 0.7375], "tickangle": -45, "title": {"text": "Province"}}, "xaxis4": {"anchor": "y4", "domain": [0.7875, 1], "tickangle": -45, "title": {"text": "Province"}}, "yaxis": {"anchor": "x", "domain": [0, 1], "range": [0, 15000], "title": {"text": "Cement Production Capacity (Tonnes Cement / Day)"}}, "yaxis2": {"anchor": "x2", "domain": [0, 1], "range": [0, 15000]}, "yaxis3": {"anchor": "x3", "domain": [0, 1], "range": [0, 15000]}, "yaxis4": {"anchor": "x4", "domain": [0, 1], "range": [0, 15000]}}}
